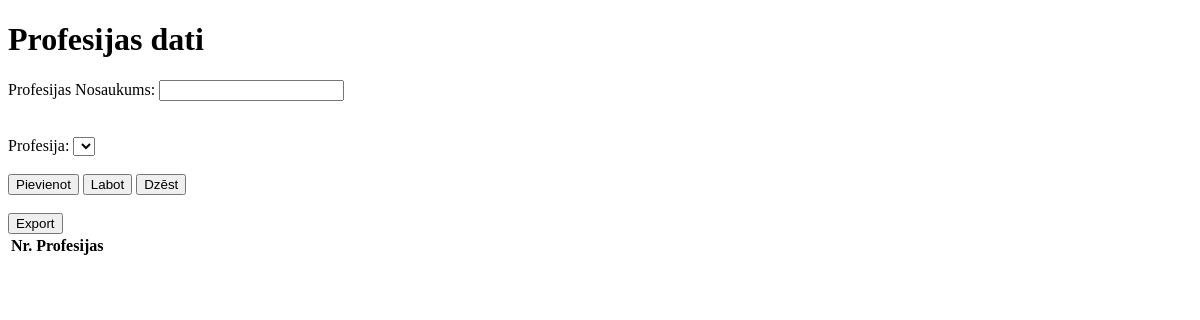
The page /Pages/professions_page.php on the database as committed earlier.
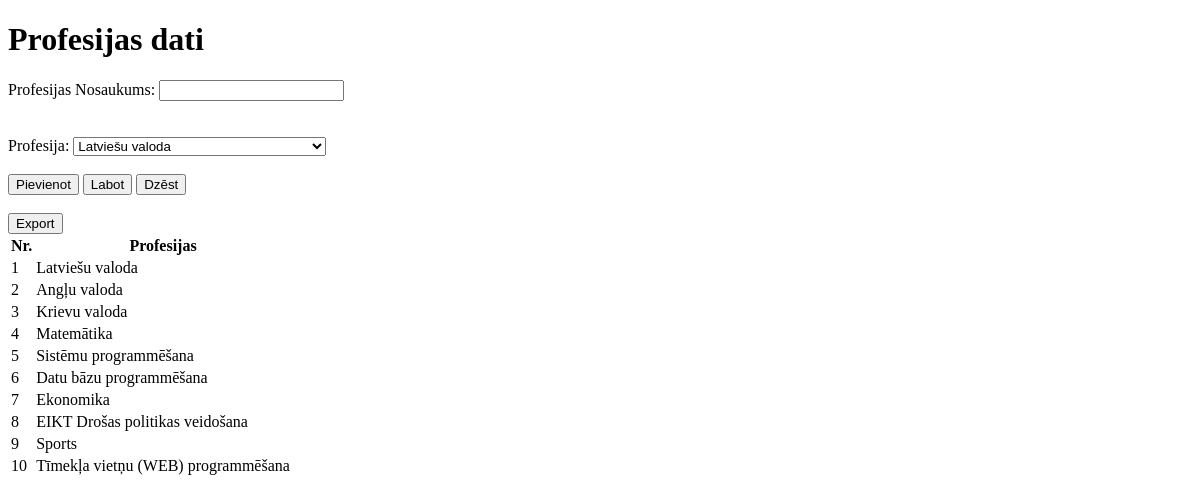
The same page on the database as committed later.
### tables this page shows
CREATE TABLE professions (
	id_profession INT AUTO_INCREMENT PRIMARY KEY,
	names VARCHAR(255) NOT NULL);

### services/professions_service.php (called while the page is built, shortened)
<?php
    class ProfessionsService{
        private $table = "professions";
        public function getAllProfessions($conn):array{
            $sql = "SELECT * FROM ".$this->table;
            $professions = array();
            $result = $conn->query($sql);
            while($row = $result->fetch_object()){
                $id = $row->id_profession;
                $names = $row->names;
                $this->profession = new Courses($names);
                $this->profession->setID($id);
                array_push($professions, $this->profession);
            }
            return $professions;
        }
    }
?>

### data/courses.php (called while the page is built, shortened)
<?php
    class Courses{
        private $Cnames;
        public function __construct($Cnames){
            $this->Cnames = $Cnames;
        }
        public function getNames(){
            return $this->Cnames;
        }
    }
?>

### Pages/professions_page.php (the view, shortened to what this page needs)
<!doctype html>
<html>
    <head>
        <link rel="stylesheet" href="css/style.css" />
        <?php
 include_once('extras/includes.php');
        $professionsService = new ProfessionsService();
        ?>
    </head>
    <body>
    <h1>Profesijas dati</h1>
            <form method="get">
                Profesijas Nosaukums: <input type="text" name="name" /><br>
                <br>
                <br>
                Profesija: <select name="profession">
                    <?php
                        $professions = $professionsService->getAllProfessions($conn);
                        foreach($professions as $p){
                            $names = $p->getNames();
                            echo "<option>$names</option>";
                        }
                    ?>
                </select>
                <br>
                <br>
                <input type="submit" name="newProfessions" value="Pievienot" />
                <input type="submit" name="editProfessions" value="Labot" />
                <input type="submit" name="deleteProfessions" value="Dzēst" />
            </form>
            <br>
            <form method="post" action="extras/export_profession.php">
             <input type="submit" name="export" class="btn btn-success" value="Export" />
            </form>
            <table>
                <tr>
                    <th>Nr.</th>
                    <th>Profesijas</th>
                </tr>
                <?php
                    $professions = $professionsService->getAllProfessions($conn);
                    $i = 1;
                    foreach($professions as $p){
                        $names = $p->getNames();
                        echo "<tr>
                                <td>$i</td>
                                <td>$names</td>
                            </tr>";
                        $i++;
                    }
                ?>
            </table>
                </body>
                </html>

Rows that differ between the two databases and show on the page:
added professions: names "Latviešu valoda"
added professions: names "Angļu valoda"
added professions: names "Krievu valoda"
added professions: names "Matemātika"
added professions: names "Sistēmu programmēšana"
added professions: names "Datu bāzu programmēšana"
added professions: names "Ekonomika"
added professions: names "EIKT Drošas politikas veidošana"
added professions: names "Sports"
added professions: names "Tīmekļa vietņu (WEB) programmēšana"
Other text that changed with them:
form field profession: (not shown) → "Latviešu valoda"
